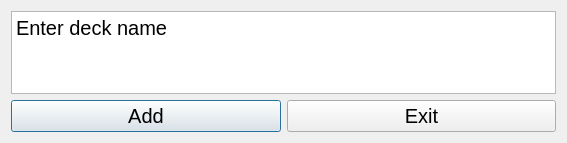
<?xml version="1.0" encoding="UTF-8"?>
<ui version="4.0">
 <class>Dialog</class>
 <widget class="QDialog" name="Dialog">
  <property name="geometry">
   <rect>
    <x>0</x>
    <y>0</y>
    <width>567</width>
    <height>143</height>
   </rect>
  </property>
  <property name="windowTitle">
   <string>Dialog</string>
  </property>
  <layout class="QVBoxLayout" name="verticalLayout_2">
   <item>
    <widget class="QPlainTextEdit" name="plainTextEdit">
     <property name="font">
      <font>
       <pointsize>15</pointsize>
      </font>
     </property>
     <property name="inputMethodHints">
      <set>Qt::ImhMultiLine</set>
     </property>
     <property name="plainText">
      <string>Enter deck name</string>
     </property>
    </widget>
   </item>
   <item>
    <layout class="QHBoxLayout" name="horizontalLayout">
     <item>
      <widget class="QPushButton" name="addDeckBtn">
       <property name="font">
        <font>
         <pointsize>15</pointsize>
        </font>
       </property>
       <property name="text">
        <string>Add</string>
       </property>
       <property name="iconSize">
        <size>
         <width>20</width>
         <height>16</height>
        </size>
       </property>
      </widget>
     </item>
     <item>
      <widget class="QPushButton" name="cancelBtn">
       <property name="font">
        <font>
         <pointsize>15</pointsize>
        </font>
       </property>
       <property name="text">
        <string>Exit</string>
       </property>
      </widget>
     </item>
    </layout>
   </item>
  </layout>
 </widget>
 <resources/>
 <connections/>
</ui>
